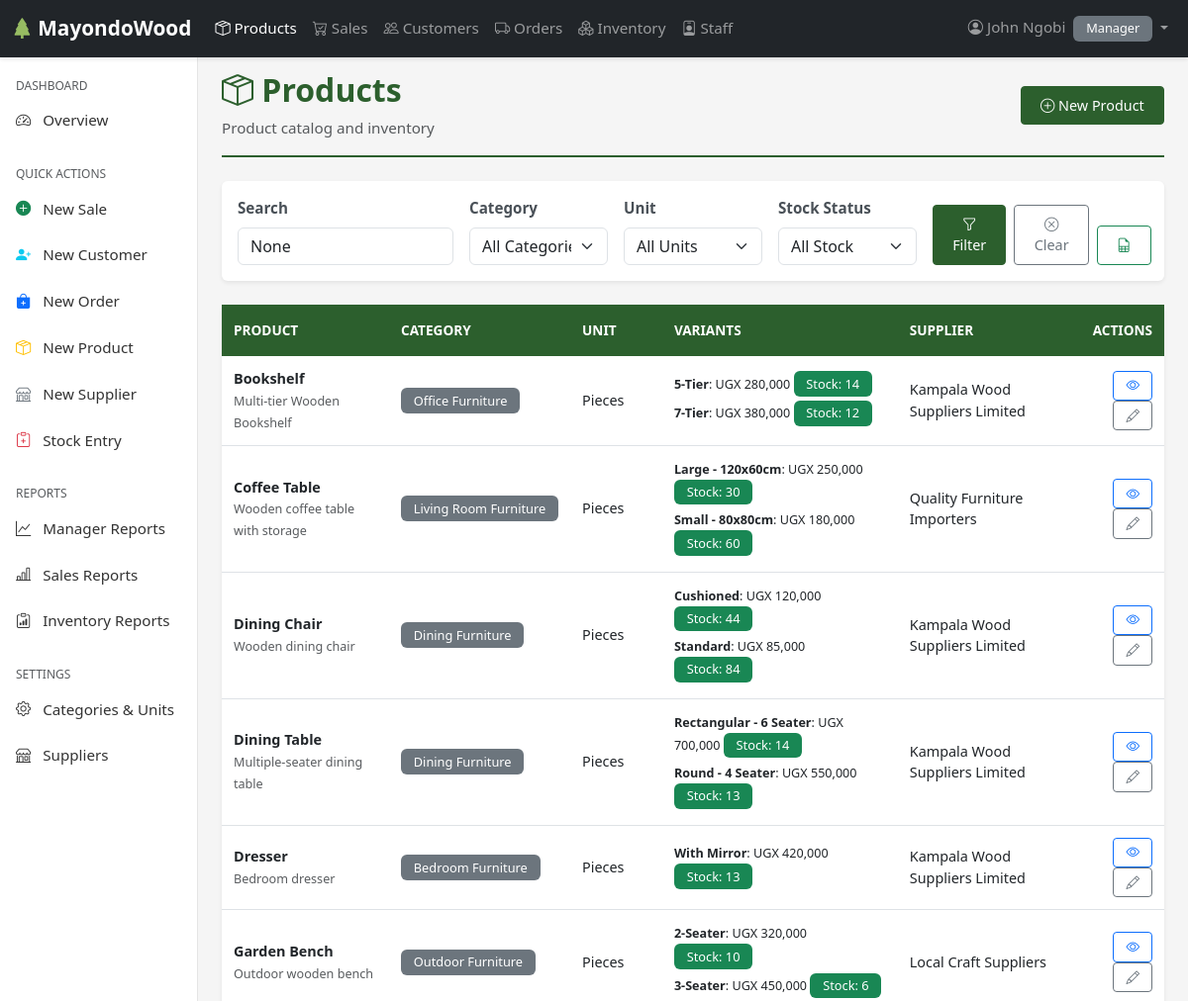
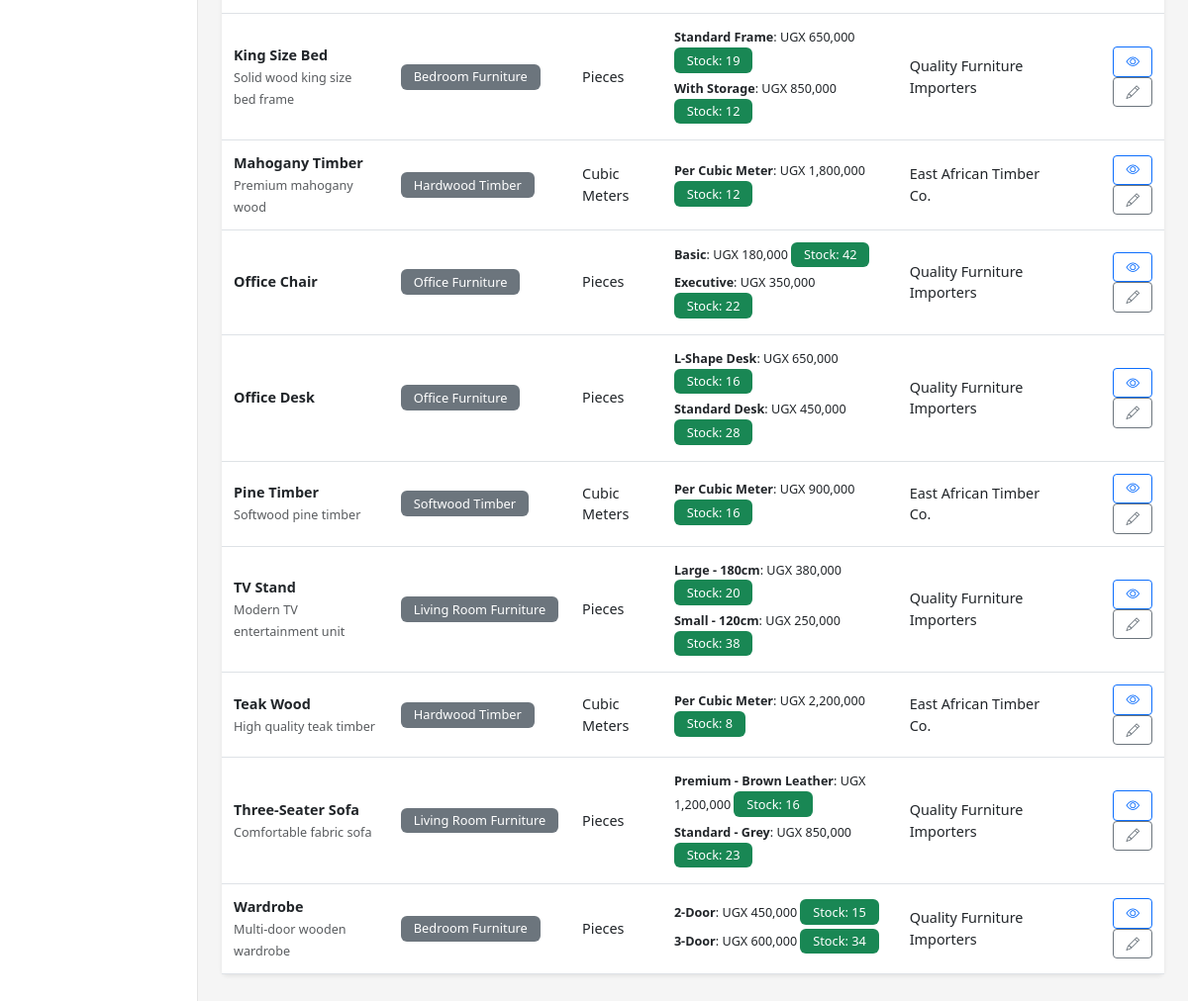
/products/ (signed in), run on the app's committed database (2 pictures, top to bottom).
### users/models.py (models this page shows, shortened)
class Employee(AbstractUser):
    ROLES = [
        ('SALES', 'Sales'),
        ('INVENTORY', 'Inventory'),
        ('MANAGER', 'Manager'),
    ]
    role = models.CharField(max_length=20, choices=ROLES)
    phone = models.CharField(max_length=15, blank=True, null=True)
    address = models.TextField(blank=True, null=True)
    is_active = models.BooleanField(default=True)
    created_at = models.DateTimeField(auto_now_add=True)
    updated_at = models.DateTimeField(auto_now=True)
    class Meta:
        ordering = ['-date_joined']
        verbose_name = 'Employee'
        verbose_name_plural = 'Employees'

### products/models.py (models this page shows, shortened)
class Product(models.Model):
    name = models.CharField(max_length=100)
    category = models.ForeignKey(Category, on_delete=models.PROTECT, related_name='products')
    unit = models.ForeignKey(Unit, on_delete=models.PROTECT, related_name='products')
    supplier = models.ForeignKey('orders.Supplier', on_delete=models.SET_NULL, null=True, blank=True, related_name='products')
    description = models.TextField(blank=True)
    is_active = models.BooleanField(default=True)
    created_at = models.DateTimeField(auto_now_add=True)
    updated_at = models.DateTimeField(auto_now=True)
    class Meta:
        ordering = ['name']
        unique_together = [['name', 'category']]

class Category(models.Model):
    TYPE_CHOICES = [
        ('FURNITURE', 'Furniture'),
        ('WOOD', 'Wood'),
    ]
    name = models.CharField(max_length=100, unique=True)
    type = models.CharField(max_length=20, choices=TYPE_CHOICES, default='FURNITURE')
    description = models.TextField(blank=True)
    is_active = models.BooleanField(default=True)
    created_at = models.DateTimeField(auto_now_add=True)
    updated_at = models.DateTimeField(auto_now=True)
    class Meta:
        ordering = ['name']
        verbose_name = 'Category'
        verbose_name_plural = 'Cartegories'

class Unit(models.Model):
    name = models.CharField(max_length=50, unique=True)
    abbreviation = models.CharField(max_length=10, blank=True)
    is_active = models.BooleanField(default=True)
    created_at = models.DateTimeField(auto_now_add=True)
    updated_at = models.DateTimeField(auto_now=True)
    class Meta:
        ordering = ['name']

class ProductVariant(models.Model):
    product = models.ForeignKey(Product, on_delete=models.CASCADE, related_name='variants')
    variant_name = models.CharField(max_length=100)
    price = models.IntegerField(default=0)
    stock_quantity = models.PositiveIntegerField(default=0)
    reorder_level = models.PositiveIntegerField(default=5)
    is_active = models.BooleanField(default=True)
    created_at = models.DateTimeField(auto_now_add=True)
    updated_at = models.DateTimeField(auto_now=True)
    class Meta:
        ordering = ['product__name', 'variant_name']
        unique_together = [['product', 'variant_name']]

### orders/models.py (models this page shows, shortened)
class Supplier(models.Model):
    name = models.CharField(max_length=100, unique=True)
    email = models.EmailField(blank=True)
    phone = models.CharField(max_length=20, blank=True)
    contact_person  = models.CharField(max_length=100)
    address = models.TextField(blank=True)
    notes = models.TextField(blank=True)
    is_active = models.BooleanField(default=True)
    created_at = models.DateTimeField(auto_now_add=True)
    updated_at = models.DateTimeField(auto_now=True)
    class Meta:
        ordering = ['name']

### products/views.py (the view, shortened to what this page needs)
# urls.py: path('', views.product_list, name='product_list'),
@login_required
def product_list(request):
    category_filter = request.GET.get("category")
    unit_filter = request.GET.get("unit")
    stock_filter = request.GET.get("stock")
    search = request.GET.get("search")
    export = request.GET.get("export")
    sort = request.GET.get("sort", "name")
    order = request.GET.get("order", "asc")
    products = Product.objects.filter(is_active=True).select_related('category', 'unit', 'supplier')
    if search:
        products = products.filter(
            Q(name__icontains=search) |
            Q(description__icontains=search) |
            Q(category__name__icontains=search)
        )
    if category_filter:
        products = products.filter(category_id=category_filter)
    if unit_filter:
        products = products.filter(unit_id=unit_filter)
    if stock_filter == "low":
        products = products.filter(variants__stock_quantity__lte=10, variants__is_active=True).distinct()
    elif stock_filter == "out":
        products = products.filter(variants__stock_quantity=0, variants__is_active=True).distinct()
    order_toggle = "desc" if order == "asc" else "asc"
    sort_field = f"{'' if order == 'asc' else '-'}{sort}"
    products = products.order_by(sort_field)
    paginator = Paginator(products, 15)
    page_number = request.GET.get('page')
    page_obj = paginator.get_page(page_number)
    categories = Category.objects.filter(is_active=True).order_by('name')
    units = Unit.objects.filter(is_active=True).order_by('name')
    context = {
        "page_obj": page_obj,
        "categories": categories,
        "units": units,
        "category_filter": category_filter,
        "unit_filter": unit_filter,
        "stock_filter": stock_filter,
        "search": search,
        "sort": sort,
        "order": order,
        "order_toggle": order_toggle,
        "title": "Products"
    }
    return render(request, "products/product_list.html", context)

### products/templates/products/product_list.html (shortened to what this page needs)
{% extends 'base.html' %}
{% load static humanize %}
{% block content %}
<div class="page-header">
    <div class="d-flex justify-content-between align-items-center">
        <div>
            <h1><i class="bi bi-box-seam"></i> Products</h1>
            <p class="text-muted mb-0">Product catalog and inventory</p>
        </div>
        {% if user.role == 'MANAGER' %}
        <div>
            <a href="{% url 'products:create_product' %}" class="btn btn-primary">
                <i class="bi bi-plus-circle"></i> New Product
            </a>
        </div>
        {% endif %}
    </div>
</div>
<div class="card mb-4">
    <div class="card-body">
        <form method="get" class="row g-3">
            <div class="col-md-3">
                <label for="search" class="form-label">Search</label>
                <input type="text" name="search" id="search" class="form-control"
                       placeholder="Product name..." value="{{ search }}">
            </div>
            <div class="col-md-2">
                <label for="category" class="form-label">Category</label>
                <select name="category" id="category" class="form-select">
                    <option value="">All Categories</option>
                </select>
            </div>
            <div class="col-md-2">
                <label for="unit" class="form-label">Unit</label>
                <select name="unit" id="unit" class="form-select">
                    <option value="">All Units</option>
                </select>
            </div>
            <div class="col-md-2">
                <label for="stock" class="form-label">Stock Status</label>
                <select name="stock" id="stock" class="form-select">
                    <option value="">All Stock</option>
                </select>
            </div>
            <div class="col-md-3 d-flex align-items-end">
                <button type="submit" class="btn btn-primary me-2">
                    <i class="bi bi-funnel"></i> Filter
                </button>
                <a href="{% url 'products:product_list' %}" class="btn btn-outline-secondary me-2">
                    <i class="bi bi-x-circle"></i> Clear
                </a>
                <a href="?export=csv{% if category_filter %}&category={{ category_filter }}{% endif %}{% if unit_filter %}&unit={{ unit_filter }}{% endif %}"
                   class="btn btn-outline-success">
                    <i class="bi bi-file-earmark-spreadsheet"></i>
                </a>
            </div>
        </form>
    </div>
</div>
<div class="card">
    <div class="card-body p-0">
        {% if page_obj %}
        <div class="table-responsive">
            <table class="table table-hover mb-0">
                <thead>
                    <tr>
                        <th>Product</th>
                        <th>Category</th>
                        <th>Unit</th>
                        <th>Variants</th>
                        <th>Supplier</th>
                        <th class="text-end">Actions</th>
                    </tr>
                </thead>
                <tbody>
                    {% for product in page_obj %}
                    <tr>
                        <td>
                            <strong>{{ product.name }}</strong>
                            {% if product.description %}
                            <br><small class="text-muted">{{ product.description|truncatewords:10 }}</small>
                            {% endif %}
                        </td>
                        <td>
                            <span class="badge bg-secondary">{{ product.category.name }}</span>
                        </td>
                        <td>{{ product.unit.name }}</td>
                        <td>
                            {% for variant in product.variants.all %}
                            <div class="mb-1">
                                <small>
                                    <strong>{{ variant.variant_name }}</strong>:
                                    UGX {{ variant.price|floatformat:0|intcomma }}
                                    <span class="badge {% if variant.stock_quantity == 0 %}bg-danger{% elif variant.stock_quantity <= variant.reorder_level %}bg-warning text-dark{% else %}bg-success{% endif %}">
                                        Stock: {{ variant.stock_quantity|intcomma }}
                                    </span>
                                </small>
                            </div>
                            {% endfor %}
                        </td>
                        <td>
                            {% if product.supplier %}
                                {{ product.supplier.name }}
                            {% else %}
                                <span class="text-muted">—</span>
                            {% endif %}
                        </td>
                        <td class="text-end">
                            <a href="{% url 'products:product_detail' product.pk %}"
                               class="btn btn-sm btn-outline-primary">
                                <i class="bi bi-eye"></i>
                            </a>
                            {% if user.role == 'MANAGER' %}
                            <a href="{% url 'products:update_product' product.pk %}"
                               class="btn btn-sm btn-outline-secondary">
                                <i class="bi bi-pencil"></i>
                            </a>
                            {% endif %}
                        </td>
                    </tr>
                    {% endfor %}
                </tbody>
            </table>
        </div>
        {% endif %}
    </div>
</div>
{% endblock %}

### templates/includes/navbar.html (shortened to what this page needs)
{% load static %}
<nav class="navbar navbar-expand-lg navbar-dark bg-dark fixed-top">
    <div class="container-fluid">
        <a class="navbar-brand" href="{% url 'users:dashboard' %}">
            <i class="bi bi-tree-fill"></i> MayondoWood
        </a>
        <div class="collapse navbar-collapse" id="navbarNav">
            <ul class="navbar-nav me-auto">
                <li class="nav-item">
                    <a class="nav-link {% if request.resolver_match.url_name == 'product_list' %}active{% endif %}"
                       href="{% url 'products:product_list' %}">
                        <i class="bi bi-box-seam"></i> Products
                    </a>
                </li>
                {% if user.role in 'MANAGER,SALES' %}
                <li class="nav-item">
                    <a class="nav-link {% if 'sales' in request.path %}active{% endif %}"
                       href="{% url 'sales:sale_list' %}">
                        <i class="bi bi-cart-check"></i> Sales
                    </a>
                </li>
                <li class="nav-item">
                    <a class="nav-link {% if 'customer' in request.path %}active{% endif %}"
                       href="{% url 'sales:customer_list' %}">
                        <i class="bi bi-people"></i> Customers
                    </a>
                </li>
                {% endif %}
                {% if user.role in 'MANAGER,INVENTORY' %}
                <li class="nav-item">
                    <a class="nav-link {% if 'orders' in request.path %}active{% endif %}"
                       href="{% url 'orders:order_list' %}">
                        <i class="bi bi-truck"></i> Orders
                    </a>
                </li>
                <li class="nav-item">
                    <a class="nav-link {% if 'inventory' in request.path %}active{% endif %}"
                       href="{% url 'inventory:stock_list' %}">
                        <i class="bi bi-boxes"></i> Inventory
                    </a>
                </li>
                {% endif %}
                {% if user.role == 'MANAGER' %}
                <li class="nav-item">
                    <a class="nav-link {% if 'staff' in request.path %}active{% endif %}"
                       href="{% url 'users:staff_list' %}">
                        <i class="bi bi-person-badge"></i> Staff
                    </a>
                </li>
                {% endif %}
            </ul>
            <ul class="navbar-nav">
                <li class="nav-item dropdown">
                    <a class="nav-link dropdown-toggle" href="#" id="userDropdown" role="button"
                       data-bs-toggle="dropdown" aria-expanded="false">
                        <i class="bi bi-person-circle"></i> {{ user.get_full_name|default:user.username }}
                        <span class="badge bg-secondary ms-1">{{ user.get_role_display }}</span>
                    </a>
                </li>
            </ul>
        </div>
    </div>
</nav>

### static/css/styles.css (style rules this page uses)
:root { --primary-color: #2c5f2d; --secondary-color: #97bc62; --dark-color: #1a1a1a; --light-color: #f8f9fa; --danger-color: #dc3545; --warning-color: #ffc107; --success-color: #28a745; --info-color: #17a2b8; }
body { font-family: 'Segoe UI', Tahoma, Geneva, Verdana, sans-serif; font-size: 0.95rem; background-color: #f5f5f5; }
.navbar { box-shadow: 0 2px 4px rgba(0,0,0,.1); }
.navbar-brand { font-weight: 600; font-size: 1.3rem; }
.navbar-brand i { color: var(--secondary-color); }
.card { box-shadow: 0 0.125rem 0.25rem rgba(0, 0, 0, 0.075); border: none; margin-bottom: 1.5rem; transition: transform 0.2s ease; }
.table { font-size: 0.9rem; background-color: white; }
.table thead th { background-color: var(--primary-color); color: white; border: none; font-weight: 600; text-transform: uppercase; font-size: 0.85rem; padding: 1rem 0.75rem; }
.table tbody tr { transition: background-color 0.2s ease; }
.table td { vertical-align: middle; padding: 0.75rem; }
.badge { padding: 0.4rem 0.8rem; font-weight: 500; font-size: 0.8rem; }
.btn { font-size: 0.9rem; padding: 0.5rem 1.2rem; border-radius: 0.25rem; transition: all 0.3s ease; }
.btn-primary { background-color: var(--primary-color); border-color: var(--primary-color); }
.btn-sm { padding: 0.25rem 0.75rem; font-size: 0.85rem; }
.form-label { font-weight: 600; color: #495057; margin-bottom: 0.5rem; }
.page-header { padding-bottom: 1rem; margin-bottom: 1.5rem; margin-top: 3rem; border-bottom: 2px solid var(--primary-color); }
.page-header h1 { color: var(--primary-color); font-weight: 700; font-size: 2rem; }

### data on the page
Employee: get_full_name "John Ngobi", role "Manager"
Product: name "Bookshelf", description "Multi-tier Wooden Bookshelf", category.name "Office Furniture", unit.name "Pieces", supplier.name "Kampala Wood Suppliers Limited"
ProductVariant: variant_name "5-Tier", price "280,000", stock_quantity "14"
ProductVariant: variant_name "7-Tier", price "380,000", stock_quantity "12"
Product: name "Coffee Table", description "Wooden coffee table with storage", category.name "Living Room Furniture", unit.name "Pieces", supplier.name "Quality Furniture Importers"
ProductVariant: variant_name "Large - 120x60cm", price "250,000", stock_quantity "30"
ProductVariant: variant_name "Small - 80x80cm", price "180,000", stock_quantity "60"
Product: name "Dining Chair", description "Wooden dining chair", category.name "Dining Furniture", unit.name "Pieces", supplier.name "Kampala Wood Suppliers Limited"
ProductVariant: variant_name "Cushioned", price "120,000", stock_quantity "44"
ProductVariant: variant_name "Standard", price "85,000", stock_quantity "84"
Product: name "Dining Table", description "Multiple-seater dining table", category.name "Dining Furniture", unit.name "Pieces", supplier.name "Kampala Wood Suppliers Limited"
ProductVariant: variant_name "Rectangular - 6 Seater", price "700,000", stock_quantity "14"
ProductVariant: variant_name "Round - 4 Seater", price "550,000", stock_quantity "13"
Product: name "Dresser", description "Bedroom dresser", category.name "Bedroom Furniture", unit.name "Pieces", supplier.name "Kampala Wood Suppliers Limited"
ProductVariant: variant_name "With Mirror", price "420,000", stock_quantity "13"
Product: name "Garden Bench", description "Outdoor wooden bench", category.name "Outdoor Furniture", unit.name "Pieces", supplier.name "Local Craft Suppliers"
ProductVariant: variant_name "2-Seater", price "320,000", stock_quantity "10"
ProductVariant: variant_name "3-Seater", price "450,000", stock_quantity "6"
Product: name "King Size Bed", description "Solid wood king size bed frame", category.name "Bedroom Furniture", unit.name "Pieces", supplier.name "Quality Furniture Importers"
ProductVariant: variant_name "Standard Frame", price "650,000", stock_quantity "19"
ProductVariant: variant_name "With Storage", price "850,000", stock_quantity "12"
Product: name "Mahogany Timber", description "Premium mahogany wood", category.name "Hardwood Timber", unit.name "Cubic Meters", supplier.name "East African Timber Co."
ProductVariant: variant_name "Per Cubic Meter", price "1,800,000", stock_quantity "12"
Product: name "Office Chair", category.name "Office Furniture", unit.name "Pieces", supplier.name "Quality Furniture Importers"
ProductVariant: variant_name "Basic", price "180,000", stock_quantity "42"
ProductVariant: variant_name "Executive", price "350,000", stock_quantity "22"
Product: name "Office Desk", category.name "Office Furniture", unit.name "Pieces", supplier.name "Quality Furniture Importers"
ProductVariant: variant_name "L-Shape Desk", price "650,000", stock_quantity "16"
ProductVariant: variant_name "Standard Desk", price "450,000", stock_quantity "28"
Product: name "Pine Timber", description "Softwood pine timber", category.name "Softwood Timber", unit.name "Cubic Meters", supplier.name "East African Timber Co."
ProductVariant: variant_name "Per Cubic Meter", price "900,000", stock_quantity "16"
Product: name "TV Stand", description "Modern TV entertainment unit", category.name "Living Room Furniture", unit.name "Pieces", supplier.name "Quality Furniture Importers"
ProductVariant: variant_name "Large - 180cm", price "380,000", stock_quantity "20"
ProductVariant: variant_name "Small - 120cm", price "250,000", stock_quantity "38"
Product: name "Teak Wood", description "High quality teak timber", category.name "Hardwood Timber", unit.name "Cubic Meters", supplier.name "East African Timber Co."
ProductVariant: variant_name "Per Cubic Meter", price "2,200,000", stock_quantity "8"
Product: name "Three-Seater Sofa", description "Comfortable fabric sofa", category.name "Living Room Furniture", unit.name "Pieces", supplier.name "Quality Furniture Importers"
ProductVariant: variant_name "Premium - Brown Leather", price "1,200,000", stock_quantity "16"
ProductVariant: variant_name "Standard - Grey", price "850,000", stock_quantity "23"
Product: name "Wardrobe", description "Multi-door wooden wardrobe", category.name "Bedroom Furniture", unit.name "Pieces", supplier.name "Quality Furniture Importers"
ProductVariant: variant_name "2-Door", price "450,000", stock_quantity "15"
ProductVariant: variant_name "3-Door", price "600,000", stock_quantity "34"
